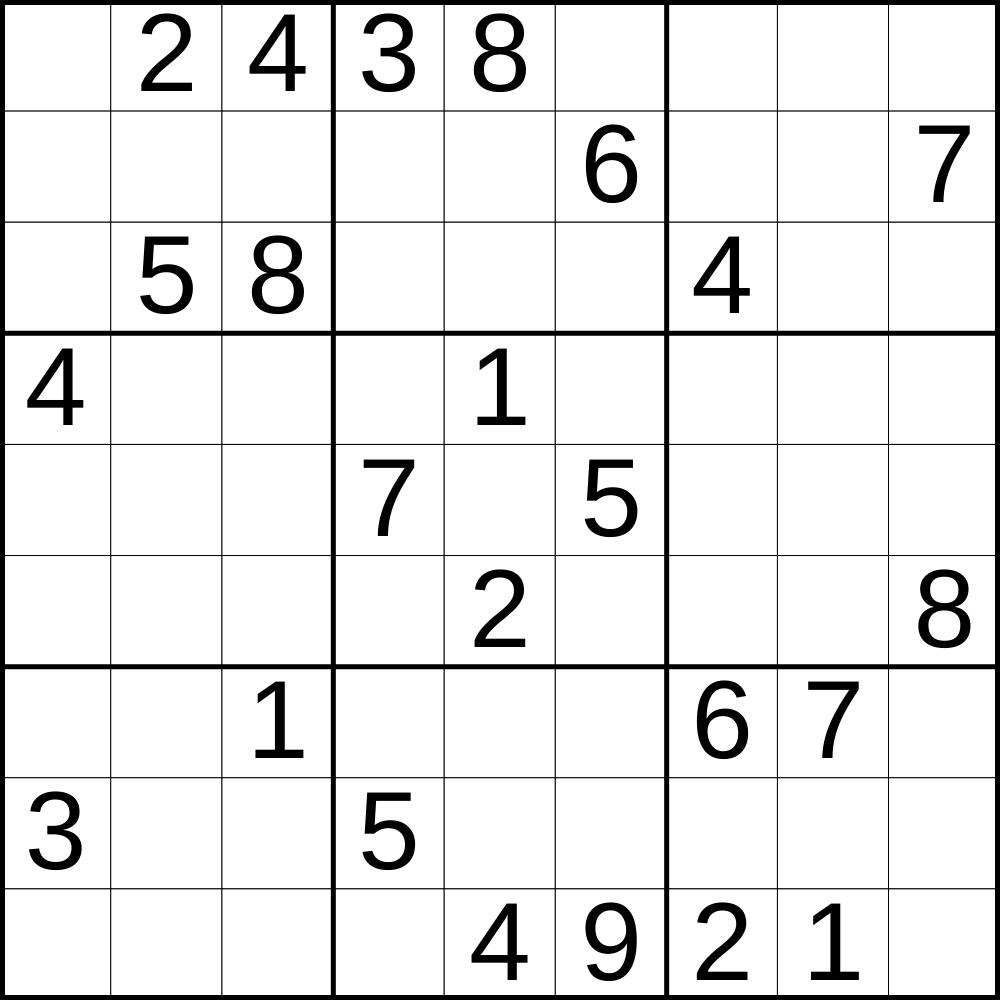
Frame 1 (no input)
Frame 60 (no input): identical to frame 1, image omitted
Frame 120 (the mouse pressed at the canvas centre since frame 60): identical to frame 1, image omitted

The p5.js sketch that drew this single still picture (run headless with seeded random() and noise() and a simulated clock; from frame 60 on, the mouse is pressed at the canvas centre):

// p5.js sketch
// ── sketch.js
// Project Title
// Your Name
// Date
//
// Extra for Experts:
// - describe what you did to take this project "above and beyond"


let initialGrid =[
  [0, 2, 4, 3, 8, 0, 0, 0, 0],
  [0, 0, 0, 0, 0, 6, 0, 0, 7],
  [0, 5, 8, 0, 0, 0, 4, 0, 0],
  [4, 0, 0, 0, 1, 0, 0, 0, 0],
  [0, 0, 0, 7, 0, 5, 0, 0, 0],
  [0, 0, 0, 0, 2, 0, 0, 0, 8],
  [0, 0, 1, 0, 0, 0, 6, 7, 0],
  [3, 0, 0, 5, 0, 0, 0, 0, 0],
  [0, 0, 0, 0, 4, 9, 2, 1, 0],
];

let gridDimensions = 9;
let cellSize;
let grid;

function setup() {
  if (windowWidth < windowHeight){
    createCanvas(windowWidth, windowWidth);
  }
  else if (windowWidth > windowHeight){
    createCanvas(windowHeight, windowHeight);
  }
  grid = initialGrid;
  cellSize = width / gridDimensions;
}

function draw() {
  background(220);
  displayGrid();
}

function displayGrid(){
  for(let y=0; y < gridDimensions; y++){
    for(let x=0; x < gridDimensions; x++){
      fill("white");
      strokeWeight(1);
      rect(x*cellSize, y*cellSize, cellSize, cellSize);
      if (grid[y][x] !== 0){
        fill("black");
        textSize(cellSize);
        textAlign(CENTER, CENTER);
        text(grid[y][x], x*cellSize + cellSize/2, y*cellSize + cellSize/2 +5);
      }
    }
  }
  noFill();
  strokeWeight(10);
  rect(0, 0, width, height);
  for(let i=1; i <= 2; i++){
    strokeWeight(5);
    line(i * (cellSize * 3), 0, i * (cellSize * 3), height);
    line(0, i * (cellSize * 3), width, i * (cellSize * 3));
  }




}
